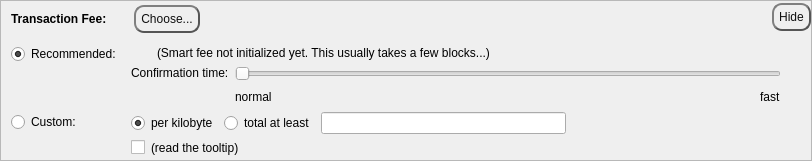
    <widget class="QFrame" name="frameFee">
     <property name="sizePolicy">
      <sizepolicy hsizetype="Expanding" vsizetype="Expanding">
       <horstretch>0</horstretch>
       <verstretch>0</verstretch>
      </sizepolicy>
     </property>
     <property name="maximumSize">
      <size>
       <width>16777215</width>
       <height>16777215</height>
      </size>
     </property>
     <property name="frameShape">
      <enum>QFrame::StyledPanel</enum>
     </property>
     <property name="frameShadow">
      <enum>QFrame::Sunken</enum>
     </property>
     <layout class="QVBoxLayout" name="verticalLayoutFee1">
      <property name="spacing">
       <number>0</number>
      </property>
      <property name="leftMargin">
       <number>0</number>
      </property>
      <property name="topMargin">
       <number>0</number>
      </property>
      <property name="rightMargin">
       <number>0</number>
      </property>
      <property name="bottomMargin">
       <number>0</number>
      </property>
      <item>
       <layout class="QVBoxLayout" name="verticalLayoutFee2" stretch="0,0,0">
        <property name="spacing">
         <number>0</number>
        </property>
        <property name="leftMargin">
         <number>10</number>
        </property>
        <property name="topMargin">
         <number>0</number>
        </property>
        <item>
         <layout class="QHBoxLayout" name="horizontalLayoutFee1">
          <property name="bottomMargin">
           <number>0</number>
          </property>
          <item>
           <layout class="QVBoxLayout" name="verticalLayoutFee7">
            <property name="spacing">
             <number>0</number>
            </property>
            <item>
             <spacer name="verticalSpacerSmartFee">
              <property name="orientation">
               <enum>Qt::Vertical</enum>
              </property>
              <property name="sizeType">
               <enum>QSizePolicy::Fixed</enum>
              </property>
              <property name="sizeHint" stdset="0">
               <size>
                <width>1</width>
                <height>4</height>
               </size>
              </property>
             </spacer>
            </item>
            <item>
             <layout class="QHBoxLayout" name="horizontalLayoutSmartFee">
              <property name="spacing">
               <number>10</number>
              </property>
              <item>
               <widget class="QLabel" name="labelFeeHeadline">
                <property name="sizePolicy">
                 <sizepolicy hsizetype="Preferred" vsizetype="Maximum">
                  <horstretch>0</horstretch>
                  <verstretch>0</verstretch>
                 </sizepolicy>
                </property>
                <property name="font">
                 <font>
                  <bold>true</bold>
                 </font>
                </property>
                <property name="styleSheet">
                 <string notr="true">font-weight:bold;</string>
                </property>
                <property name="text">
                 <string>Transaction Fee:</string>
                </property>
               </widget>
              </item>
              <item>
               <widget class="QLabel" name="labelFeeMinimized">
                <property name="text">
                 <string/>
                </property>
               </widget>
              </item>
              <item>
               <widget class="QPushButton" name="buttonChooseFee">
                <property name="styleSheet">
                 <string notr="true">QPushButton {
color: #0F0F0F;
border: 2px solid #555;
border-radius: 10px;
border-style: outset;
background: qradialgradient(
cx: 0.3, cy: -0.4, fx: 0.3, fy: -0.4,
radius: 1.35, stop: 0 #d1d5db, stop: 1 #d1d5db
);
padding: 5px;
}

QPushButton:hover {
background: qradialgradient(
cx: 0.3, cy: -0.4, fx: 0.3, fy: -0.4,
radius: 1.35, stop: 0 #d1d5db, stop: 1 #d1d5db
);
}</string>
                </property>
                <property name="text">
                 <string>Choose...</string>
                </property>
               </widget>
              </item>
             </layout>
            </item>
            <item>
             <spacer name="verticalSpacer_5">
              <property name="orientation">
               <enum>Qt::Vertical</enum>
              </property>
              <property name="sizeHint" stdset="0">
               <size>
                <width>1</width>
                <height>1</height>
               </size>
              </property>
             </spacer>
            </item>
           </layout>
          </item>
          <item>
           <spacer name="horizontalSpacer_4">
            <property name="orientation">
             <enum>Qt::Horizontal</enum>
            </property>
            <property name="sizeHint" stdset="0">
             <size>
              <width>40</width>
              <height>20</height>
             </size>
            </property>
           </spacer>
          </item>
          <item>
           <widget class="QPushButton" name="buttonMinimizeFee">
            <property name="toolTip">
             <string>collapse fee-settings</string>
            </property>
            <property name="styleSheet">
             <string notr="true">QPushButton {
color: #0F0F0F;
border: 2px solid #555;
border-radius: 10px;
border-style: outset;
background: qradialgradient(
cx: 0.3, cy: -0.4, fx: 0.3, fy: -0.4,
radius: 1.35, stop: 0 #d1d5db, stop: 1 #d1d5db
);
padding: 5px;
}

QPushButton:hover {
background: qradialgradient(
cx: 0.3, cy: -0.4, fx: 0.3, fy: -0.4,
radius: 1.35, stop: 0 #d1d5db, stop: 1 #d1d5db
);
}</string>
            </property>
            <property name="text">
             <string>Hide</string>
            </property>
           </widget>
          </item>
         </layout>
        </item>
        <item>
         <widget class="QFrame" name="frameFeeSelection">
          <layout class="QVBoxLayout" name="verticalLayoutFee12">
           <property name="spacing">
            <number>0</number>
           </property>
           <property name="leftMargin">
            <number>0</number>
           </property>
           <property name="topMargin">
            <number>0</number>
           </property>
           <property name="rightMargin">
            <number>0</number>
           </property>
           <property name="bottomMargin">
            <number>0</number>
           </property>
           <item>
            <layout class="QGridLayout" name="gridLayoutFee">
             <property name="topMargin">
              <number>10</number>
             </property>
             <property name="bottomMargin">
              <number>4</number>
             </property>
             <property name="horizontalSpacing">
              <number>10</number>
             </property>
             <property name="verticalSpacing">
              <number>4</number>
             </property>
             <item row="1" column="1">
              <layout class="QVBoxLayout" name="verticalLayoutFee8">
               <property name="spacing">
                <number>6</number>
               </property>
               <item>
                <layout class="QHBoxLayout" name="horizontalLayoutFee13">
                 <item>
                  <widget class="QRadioButton" name="radioCustomPerKilobyte">
                   <property name="toolTip">
                    <string>If the custom fee is set to 1000 satoshis and the transaction is only 250 bytes, then &quot;per kilobyte&quot; only pays 250 satoshis in fee, while &quot;total at least&quot; pays 1000 satoshis. For transactions bigger than a kilobyte both pay by kilobyte.</string>
                   </property>
                   <property name="text">
                    <string>per kilobyte</string>
                   </property>
                   <property name="checked">
                    <bool>true</bool>
                   </property>
                   <attribute name="buttonGroup">
                    <string notr="true">groupCustomFee</string>
                   </attribute>
                  </widget>
                 </item>
                 <item>
                  <widget class="QRadioButton" name="radioCustomAtLeast">
                   <property name="toolTip">
                    <string>If the custom fee is set to 1000 satoshis and the transaction is only 250 bytes, then &quot;per kilobyte&quot; only pays 250 satoshis in fee, while &quot;total at least&quot; pays 1000 satoshis. For transactions bigger than a kilobyte both pay by kilobyte.</string>
                   </property>
                   <property name="text">
                    <string>total at least</string>
                   </property>
                   <attribute name="buttonGroup">
                    <string notr="true">groupCustomFee</string>
                   </attribute>
                  </widget>
                 </item>
                 <item>
                  <widget class="BitcoinAmountField" name="customFee"/>
                 </item>
                 <item>
                  <spacer name="horizontalSpacer_6">
                   <property name="orientation">
                    <enum>Qt::Horizontal</enum>
                   </property>
                   <property name="sizeHint" stdset="0">
                    <size>
                     <width>1</width>
                     <height>1</height>
                    </size>
                   </property>
                  </spacer>
                 </item>
                </layout>
               </item>
               <item>
                <layout class="QHBoxLayout" name="horizontalLayoutFee8">
                 <item>
                  <widget class="QCheckBox" name="checkBoxMinimumFee">
                   <property name="toolTip">
                    <string>Paying only the minimum fee is just fine as long as there is less transaction volume than space in the blocks. But be aware that this can end up in a never confirming transaction once there is more demand for bitcoin transactions than the network can process.</string>
                   </property>
                   <property name="text">
                    <string/>
                   </property>
                  </widget>
                 </item>
                 <item>
                  <widget class="QLabel" name="labelMinFeeWarning">
                   <property name="enabled">
                    <bool>true</bool>
                   </property>
                   <property name="toolTip">
                    <string>Paying only the minimum fee is just fine as long as there is less transaction volume than space in the blocks. But be aware that this can end up in a never confirming transaction once there is more demand for bitcoin transactions than the network can process.</string>
                   </property>
                   <property name="text">
                    <string>(read the tooltip)</string>
                   </property>
                   <property name="margin">
                    <number>5</number>
                   </property>
                  </widget>
                 </item>
                 <item>
                  <spacer name="horizontalSpacer_2">
                   <property name="orientation">
                    <enum>Qt::Horizontal</enum>
                   </property>
                   <property name="sizeHint" stdset="0">
                    <size>
                     <width>1</width>
                     <height>1</height>
                    </size>
                   </property>
                  </spacer>
                 </item>
                </layout>
               </item>
              </layout>
             </item>
             <item row="0" column="0">
              <layout class="QVBoxLayout" name="verticalLayoutFee4" stretch="0,1">
               <item>
                <widget class="QRadioButton" name="radioSmartFee">
                 <property name="text">
                  <string>Recommended:</string>
                 </property>
                 <property name="checked">
                  <bool>true</bool>
                 </property>
                 <attribute name="buttonGroup">
                  <string notr="true">groupFee</string>
                 </attribute>
                </widget>
               </item>
               <item>
                <spacer name="verticalSpacer_2">
                 <property name="orientation">
                  <enum>Qt::Vertical</enum>
                 </property>
                 <property name="sizeHint" stdset="0">
                  <size>
                   <width>1</width>
                   <height>1</height>
                  </size>
                 </property>
                </spacer>
               </item>
              </layout>
             </item>
             <item row="1" column="0">
              <layout class="QVBoxLayout" name="verticalLayoutFee9" stretch="0,1">
               <item>
                <widget class="QRadioButton" name="radioCustomFee">
                 <property name="text">
                  <string>Custom:</string>
                 </property>
                 <attribute name="buttonGroup">
                  <string notr="true">groupFee</string>
                 </attribute>
                </widget>
               </item>
               <item>
                <spacer name="verticalSpacer_6">
                 <property name="orientation">
                  <enum>Qt::Vertical</enum>
                 </property>
                 <property name="sizeHint" stdset="0">
                  <size>
                   <width>1</width>
                   <height>1</height>
                  </size>
                 </property>
                </spacer>
               </item>
              </layout>
             </item>
             <item row="0" column="1">
              <layout class="QVBoxLayout" name="verticalLayoutFee3" stretch="0,0,1">
               <property name="spacing">
                <number>6</number>
               </property>
               <property name="topMargin">
                <number>2</number>
               </property>
               <item>
                <layout class="QHBoxLayout" name="horizontalLayoutFee12">
                 <item>
                  <widget class="QLabel" name="labelSmartFee">
                   <property name="text">
                    <string/>
                   </property>
                   <property name="margin">
                    <number>2</number>
                   </property>
                  </widget>
                 </item>
                 <item>
                  <widget class="QLabel" name="labelFeeEstimation">
                   <property name="text">
                    <string/>
                   </property>
                  </widget>
                 </item>
                 <item>
                  <widget class="QLabel" name="labelSmartFee2">
                   <property name="text">
                    <string>(Smart fee not initialized yet. This usually takes a few blocks...)</string>
                   </property>
                   <property name="margin">
                    <number>2</number>
                   </property>
                  </widget>
                 </item>
                 <item>
                  <spacer name="horizontalSpacer_5">
                   <property name="orientation">
                    <enum>Qt::Horizontal</enum>
                   </property>
                   <property name="sizeHint" stdset="0">
                    <size>
                     <width>1</width>
                     <height>1</height>
                    </size>
                   </property>
                  </spacer>
                 </item>
                </layout>
               </item>
               <item>
                <layout class="QHBoxLayout" name="horizontalLayoutFee9">
                 <item>
                  <layout class="QVBoxLayout" name="verticalLayoutFee6">
                   <item>
                    <widget class="QLabel" name="labelSmartFee3">
                     <property name="text">
                      <string>Confirmation time:</string>
                     </property>
                     <property name="margin">
                      <number>2</number>
                     </property>
                    </widget>
                   </item>
                   <item>
                    <spacer name="verticalSpacer_3">
                     <property name="orientation">
                      <enum>Qt::Vertical</enum>
                     </property>
                     <property name="sizeHint" stdset="0">
                      <size>
                       <width>1</width>
                       <height>1</height>
                      </size>
                     </property>
                    </spacer>
                   </item>
                  </layout>
                 </item>
                 <item>
                  <layout class="QVBoxLayout" name="verticalLayoutFee5">
                   <property name="rightMargin">
                    <number>30</number>
                   </property>
                   <item>
                    <widget class="QSlider" name="sliderSmartFee">
                     <property name="minimum">
                      <number>0</number>
                     </property>
                     <property name="maximum">
                      <number>24</number>
                     </property>
                     <property name="pageStep">
                      <number>1</number>
                     </property>
                     <property name="value">
                      <number>0</number>
                     </property>
                     <property name="orientation">
                      <enum>Qt::Horizontal</enum>
                     </property>
                     <property name="invertedAppearance">
                      <bool>false</bool>
                     </property>
                     <property name="invertedControls">
                      <bool>false</bool>
                     </property>
                     <property name="tickPosition">
                      <enum>QSlider::NoTicks</enum>
                     </property>
                    </widget>
                   </item>
                   <item>
                    <layout class="QHBoxLayout" name="horizontalLayoutFee10">
                     <item>
                      <widget class="QLabel" name="labelSmartFeeNormal">
                       <property name="text">
                        <string>normal</string>
                       </property>
                      </widget>
                     </item>
                     <item>
                      <spacer name="horizontalSpacer_3">
                       <property name="orientation">
                        <enum>Qt::Horizontal</enum>
                       </property>
                       <property name="sizeHint" stdset="0">
                        <size>
                         <width>40</width>
                         <height>20</height>
                        </size>
                       </property>
                      </spacer>
                     </item>
                     <item>
                      <widget class="QLabel" name="labelSmartFeeFast">
                       <property name="text">
                        <string>fast</string>
                       </property>
                      </widget>
                     </item>
                    </layout>
                   </item>
                  </layout>
                 </item>
                </layout>
               </item>
               <item>
                <spacer name="verticalSpacer_4">
                 <property name="orientation">
                  <enum>Qt::Vertical</enum>
                 </property>
                 <property name="sizeHint" stdset="0">
                  <size>
                   <width>1</width>
                   <height>1</height>
                  </size>
                 </property>
                </spacer>
               </item>
              </layout>
             </item>
            </layout>
           </item>
          </layout>
         </widget>
        </item>
        <item>
         <spacer name="verticalSpacerFee">
          <property name="orientation">
           <enum>Qt::Vertical</enum>
          </property>
          <property name="sizeHint" stdset="0">
           <size>
            <width>800</width>
            <height>1</height>
           </size>
          </property>
         </spacer>
        </item>
       </layout>
      </item>
     </layout>
    </widget>
